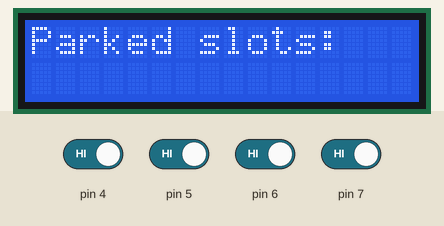
Simulated run of this sketch. Board: Arduino Uno, built with avr-gcc and run on an emulated ATmega328P. Parts: 16×2 character LCD. Inputs (shaded band) come from the test bench; at power-on: pin 4–7 HIGH.

Above: at 1.2 s.
1.3 s: pin 4 driven LOW
At 3.8 s:
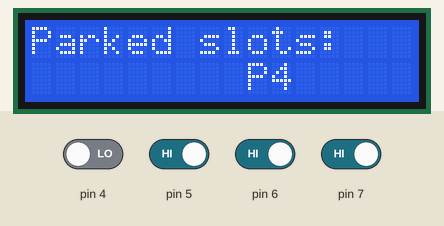
6.5 s: pin 5 driven LOW
At 7.9 s:
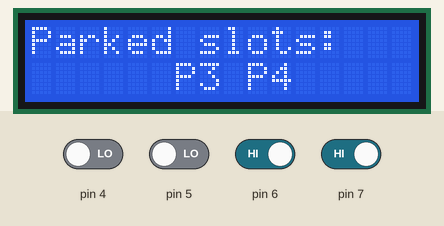
12.6 s: pin 6 driven LOW
At 13.8 s:
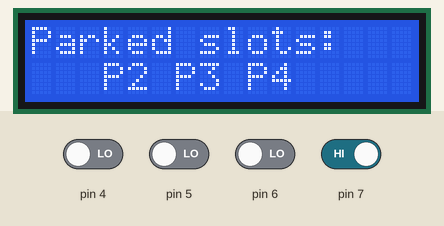
18.6 s: pin 7 driven LOW
At 19.6 s:
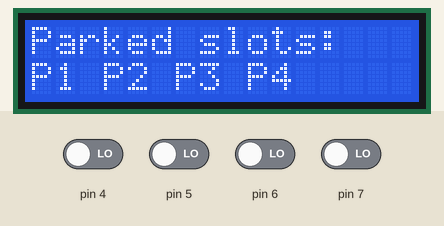
24.6 s: pin 4 driven HIGH
At 25.9 s:
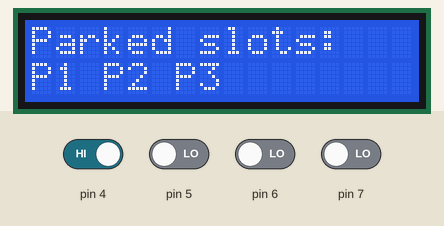
27.4 s: pin 5 driven HIGH
At 30.0 s:
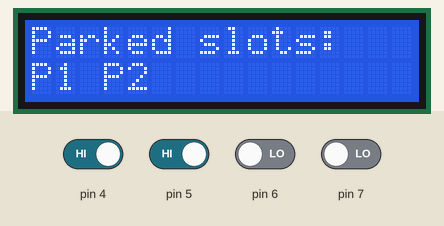
Timing chart, 0 to 31.5 s (numbered marks = the images above; inputs shaded):
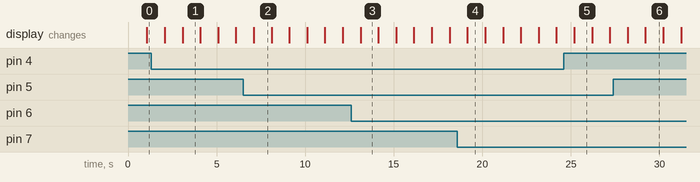

The sketch:

Street_Parking.ino
```cpp
#include <LiquidCrystal.h>
LiquidCrystal lcd(13,12,11,10,9,8);

void setup()
{
  pinMode(7,INPUT);
  pinMode(6,INPUT);
  pinMode(5,INPUT);
  pinMode(4,INPUT);
  lcd.begin(16,2);
}

void loop()
{
  lcd.setCursor(0,0);
  lcd.print("Street Parking");
  lcd.setCursor(0,1);
  lcd.print("System");
  delay(1000);
  lcd.clear();
  lcd.setCursor(0,0);
  lcd.print("Parked slots:");

  if(digitalRead(7)==0)
  {
    lcd.setCursor(0,1);
    lcd.print("P1");
  }

  if(digitalRead(6)==0)
  {
    lcd.setCursor(3,1);
    lcd.print("P2");
  }

  if(digitalRead(5)==0)
  {
    lcd.setCursor(6,1);
    lcd.print("P3");
  }
  if(digitalRead(4)==0)
  {
    lcd.setCursor(9,1);
    lcd.print("P4");
  }


delay(1000);
lcd.clear();
}
```

Measured:
- after the input at 1.3 s, the display: first differs from a run without the input after 1.8 s (image 1)
- after the input at 6.5 s, the display: changes after 0.60 s (image 2)
- after the input at 12.6 s, the display: changes after 0.53 s (image 3)
- after the input at 18.6 s, the display: changes after 0.56 s (image 4)
- after the input at 24.6 s, the display: changes after 0.59 s (image 5)
- after the input at 27.4 s, the display: first differs from a run without the input after 1.8 s (image 6)
- what the display in image 1 shows lasts 1.0 s, from 3.1 s to 4.1 s
